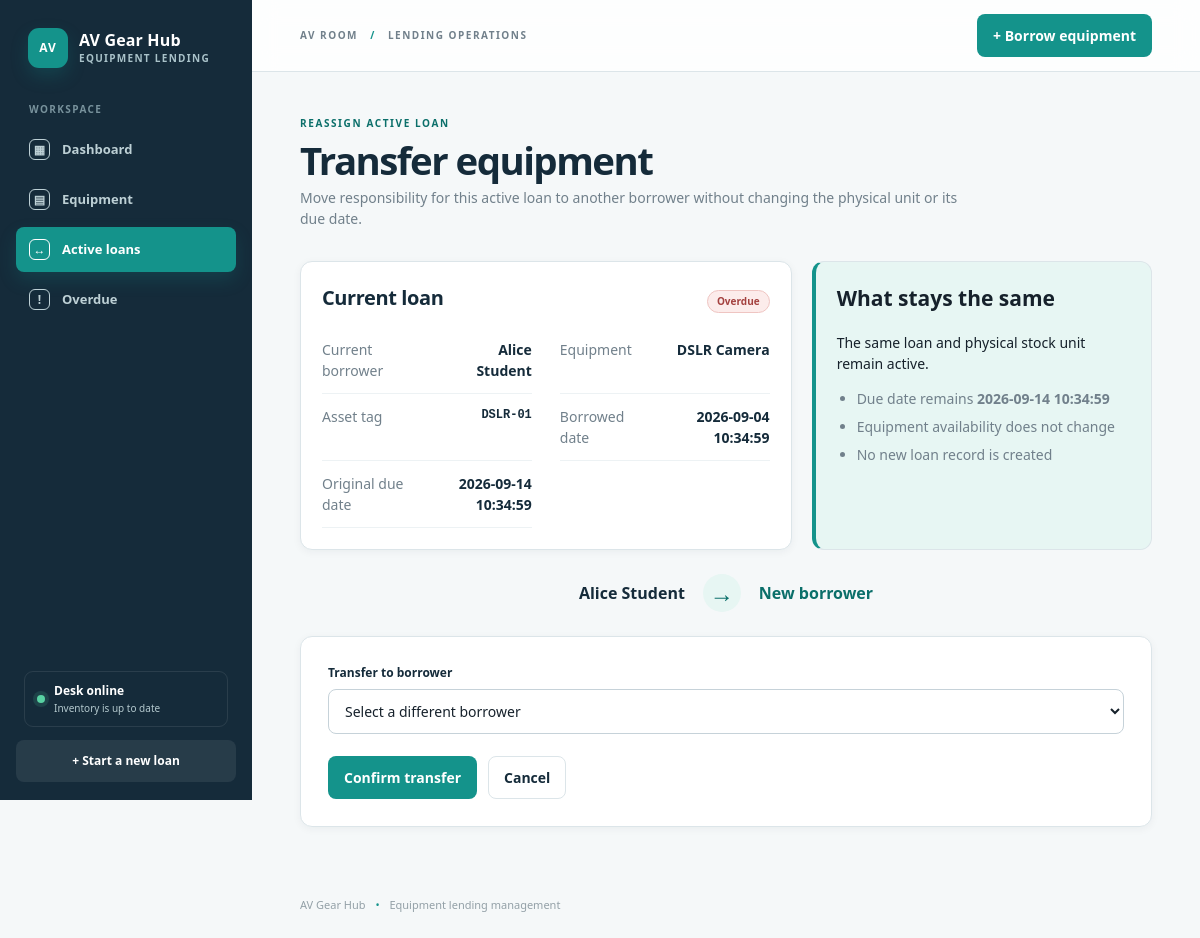
Screenshot of /transfer/1 with the database file from the repository.
### tables this page shows
CREATE TABLE loans (
        id INTEGER PRIMARY KEY AUTOINCREMENT,
        borrower_id INTEGER NOT NULL,
        stock_unit_id INTEGER NOT NULL,
        borrowed_at TEXT NOT NULL DEFAULT CURRENT_TIMESTAMP,
        due_at TEXT NOT NULL,
        returned_at TEXT,
        status TEXT NOT NULL DEFAULT 'active',
        deposit_amount REAL NOT NULL DEFAULT 0,
        late_fee_amount REAL NOT NULL DEFAULT 0,
        refund_amount REAL NOT NULL DEFAULT 0,
        notes TEXT,
        FOREIGN KEY (borrower_id) REFERENCES users(id),
        FOREIGN KEY (stock_unit_id) REFERENCES stock_units(id),
        CHECK (status IN ('active', 'returned', 'overdue', 'cancelled')),
        CHECK (late_fee_amount >= 0),
        CHECK (refund_amount >= 0)
    );

CREATE TABLE users (
        id INTEGER PRIMARY KEY AUTOINCREMENT,
        name TEXT NOT NULL,
        email TEXT NOT NULL UNIQUE,
        role TEXT NOT NULL DEFAULT 'borrower',
        created_at TEXT NOT NULL DEFAULT CURRENT_TIMESTAMP
    );

CREATE TABLE item_types (
        id INTEGER PRIMARY KEY AUTOINCREMENT,
        name TEXT NOT NULL UNIQUE,
        category TEXT NOT NULL,
        daily_late_fee REAL NOT NULL DEFAULT 0,
        deposit_amount REAL NOT NULL DEFAULT 0,
        default_loan_days INTEGER NOT NULL DEFAULT 3,
        is_active INTEGER NOT NULL DEFAULT 1
    );

CREATE TABLE stock_units (
        id INTEGER PRIMARY KEY AUTOINCREMENT,
        item_type_id INTEGER NOT NULL,
        asset_tag TEXT NOT NULL UNIQUE,
        status TEXT NOT NULL DEFAULT 'available',
        condition_note TEXT,
        current_loan_id INTEGER,
        FOREIGN KEY (item_type_id) REFERENCES item_types(id),
        FOREIGN KEY (current_loan_id) REFERENCES loans(id),
        UNIQUE (current_loan_id)
    );

### app/routes/transfers.py (the view, shortened to what this page needs)
@bp.route("/transfer/<int:loan_id>", methods=["GET", "POST"])
def transfer_item(loan_id):
    loan = get_loan_for_transfer(loan_id)
    if not loan:
        abort(404)
    borrowers = [borrower for borrower in get_borrowers_for_borrowing() if borrower["id"] != loan["borrower_id"]]
    if loan["status"] not in ("active", "overdue"):
        flash("Only an active loan can be transferred.", "error")
        return redirect(url_for("dashboard.loans"))
    if request.method == "GET":
        return render_template("transfer.html", loan=loan, borrowers=borrowers, max_active_loans=Config.MAX_ACTIVE_LOANS, current_page="loans")

### app/db.py (called while the page is built)
def get_connection():
    os.makedirs(os.path.dirname(Config.DATABASE_PATH), exist_ok=True)
    connection = sqlite3.connect(Config.DATABASE_PATH)
    connection.row_factory = sqlite3.Row
    connection.execute("PRAGMA foreign_keys = ON")
    return connection

def get_borrowers_for_borrowing():
    connection = get_connection()
    try:
        return connection.execute(
            """
            SELECT
                u.id,
                u.name,
                u.email,
                (SELECT COUNT(*) FROM loans l WHERE l.borrower_id = u.id AND l.returned_at IS NULL) AS active_loan_count
            FROM users u
            WHERE u.role = 'borrower'
            ORDER BY u.name
            """
        ).fetchall()
    finally:
        connection.close()

### app/templates/transfer.html (shortened to what this page needs)
{% extends 'base.html' %}
{% block content %}
  <div class="page-header">
    <div>
      <p class="eyebrow">REASSIGN ACTIVE LOAN</p>
      <h1>Transfer equipment</h1>
      <p>Move responsibility for this active loan to another borrower without changing the physical unit or its due date.</p>
    </div>
  </div>
  <div class="split-grid">
    <section class="card">
      <div class="section-header"><h2>Current loan</h2><span class="status-badge {% if loan.status == 'overdue' %}status-overdue{% else %}status-borrowed{% endif %}">{{ loan.status|replace('_', ' ')|title }}</span></div>
      <div class="detail-grid">
        <div class="detail-row"><span>Current borrower</span><strong>{{ loan.borrower_name }}</strong></div>
        <div class="detail-row"><span>Equipment</span><strong>{{ loan.equipment_name }}</strong></div>
        <div class="detail-row"><span>Asset tag</span><strong class="asset-tag">{{ loan.asset_tag }}</strong></div>
        <div class="detail-row"><span>Borrowed date</span><strong>{{ loan.borrowed_at }}</strong></div>
        <div class="detail-row"><span>Original due date</span><strong>{{ loan.due_at }}</strong></div>
      </div>
    </section>
    <section class="card callout">
      <h2>What stays the same</h2>
      <p>The same loan and physical stock unit remain active.</p>
      <ul class="compact-list">
        <li>Due date remains <strong>{{ loan.due_at }}</strong></li>
        <li>Equipment availability does not change</li>
        <li>No new loan record is created</li>
      </ul>
    </section>
  </div>
  <div class="transfer-arrow" aria-label="Transfer from current borrower to new borrower"><span>{{ loan.borrower_name }}</span><b>→</b><span>New borrower</span></div>
  <form method="post" class="form-shell section">
    <div class="card form-card">
      <div class="field">
        <label for="to_borrower_id">Transfer to borrower</label>
        <select id="to_borrower_id" name="to_borrower_id" required>
          <option value="">Select a different borrower</option>
        </select>
      </div>
      <div class="form-actions">
        <button class="button-primary" type="submit">Confirm transfer</button>
        <a class="button button-secondary" href="{{ url_for('dashboard.loans') }}">Cancel</a>
      </div>
    </div>
  </form>
{% endblock %}

### app/static/css/style.css (style rules this page uses)
:root { --ink: #16212b; --navy: #152b3a; --muted: #71808b; --paper: #f5f8f9; --surface: #ffffff; --line: #dce5e9; --line-soft: #edf2f4; --teal: #14938b; --teal-dark: #0b6f6a; --teal-pale: #e7f6f3; --amber: #bd7814; --amber-pale: #fff3df; --red: #b94b49; --red-pale: #fceceb; --violet: #74508d; --violet-pale: #f2ebf7; --shadow-sm: 0 2px 8px rgba(21, 43, 58, .05); --shadow: 0 14px 35px rgba(21, 43, 58, .07); }
* { box-sizing: border-box; }
html { scroll-behavior: smooth; }
body { margin: 0; background: var(--paper); color: var(--ink); font-family: "Segoe UI", Tahoma, sans-serif; font-size: 14px; line-height: 1.5; }
a { color: var(--teal-dark); font-weight: 700; }
.page-header { display: flex; align-items: flex-end; justify-content: space-between; gap: 28px; margin-bottom: 32px; animation: rise .35s ease both; }
.page-header h1 { margin: 0 0 7px; color: var(--navy); font-size: clamp(29px, 3.2vw, 44px); line-height: 1.05; letter-spacing: -.04em; }
.page-header p { max-width: 680px; margin: 0; color: var(--muted); }
.eyebrow { margin-bottom: 9px !important; color: var(--teal-dark) !important; font-size: 10px !important; font-weight: 900; letter-spacing: .16em; }
.section { margin-top: 34px; animation: rise .4s ease both; }
.section-header { display: flex; align-items: baseline; justify-content: space-between; gap: 14px; margin-bottom: 14px; }
.section h2, .section-header h2 { margin: 0; color: var(--navy); font-size: 20px; letter-spacing: -.02em; }
.button, button { display: inline-flex; align-items: center; justify-content: center; gap: 7px; border: 1px solid transparent; border-radius: 8px; padding: 10px 15px; font: inherit; font-weight: 800; text-decoration: none; cursor: pointer; transition: transform .18s ease, box-shadow .18s ease, background .18s ease, border-color .18s ease; }
.button-primary, button { background: var(--teal); color: white; }
.button-secondary { border-color: var(--line); background: white; color: var(--navy); }
.card, .table-wrap { border: 1px solid var(--line); border-radius: 12px; background: var(--surface); box-shadow: var(--shadow-sm); }
.card { padding: 21px; }
.split-grid { display: grid; grid-template-columns: 1.3fr .9fr; gap: 20px; }
.callout { border-left: 4px solid var(--teal); background: var(--teal-pale); box-shadow: none; }
.callout h2 { margin-top: 0; }
.compact-list { margin: 14px 0 0; padding-left: 20px; color: var(--muted); }
.compact-list li + li { margin-top: 7px; }
.asset-tag { color: var(--teal-dark); font-family: Consolas, monospace; font-size: 12px; font-weight: 800; }
.status-badge { display: inline-flex; align-items: center; gap: 5px; padding: 5px 9px; border: 1px solid transparent; border-radius: 999px; font-size: 10px; font-weight: 900; line-height: 1.1; white-space: nowrap; }
.status-overdue { background: var(--red-pale); border-color: #efc5c2; color: #a4413f; }
.form-shell { max-width: 920px; }
.form-card { padding: 27px; }
.field label { display: block; margin-bottom: 7px; color: var(--navy); font-size: 12px; font-weight: 850; }
select, input { width: 100%; padding: 11px 12px; border: 1px solid #c6d2d9; border-radius: 8px; background: white; color: var(--ink); font: inherit; }
.form-actions { display: flex; align-items: center; gap: 11px; margin-top: 22px; }
.detail-grid { display: grid; grid-template-columns: repeat(2, minmax(0, 1fr)); gap: 0 28px; }
.detail-row { display: flex; justify-content: space-between; gap: 14px; padding: 12px 0; border-bottom: 1px solid var(--line-soft); }
.detail-row span { color: var(--muted); }
.detail-row strong { color: var(--navy); text-align: right; }
.transfer-arrow { display: flex; align-items: center; justify-content: center; gap: 18px; margin: 24px auto -10px; color: var(--navy); font-size: 16px; font-weight: 850; }
.transfer-arrow b { display: grid; place-items: center; width: 38px; height: 38px; border-radius: 50%; background: var(--teal-pale); color: var(--teal-dark); font-size: 24px; }
.transfer-arrow span:last-child { color: var(--teal-dark); }

### rows the page displays
loans: status "Overdue", borrowed_at "2026-09-04 10:34:59", due_at "2026-09-14 10:34:59"
users: borrower_name "Alice Student"
item_types: equipment_name "DSLR Camera"
stock_units: asset_tag "DSLR-01"
